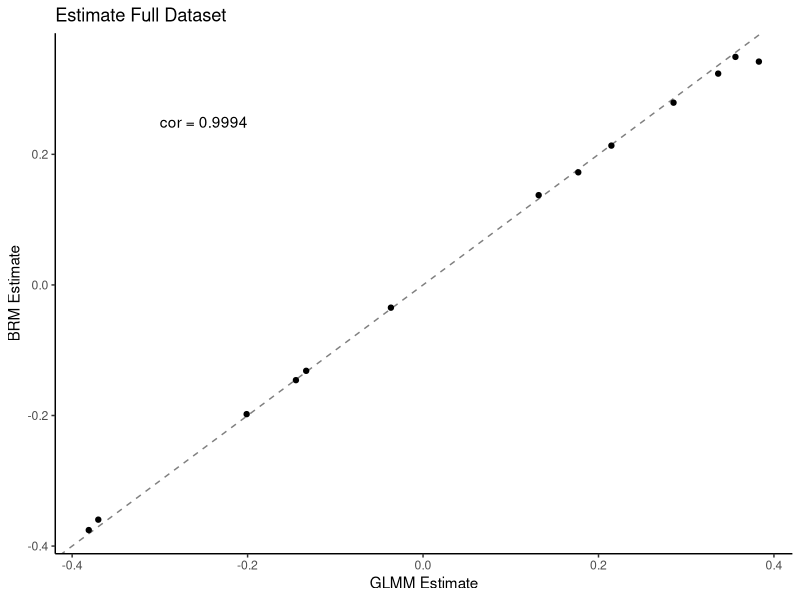
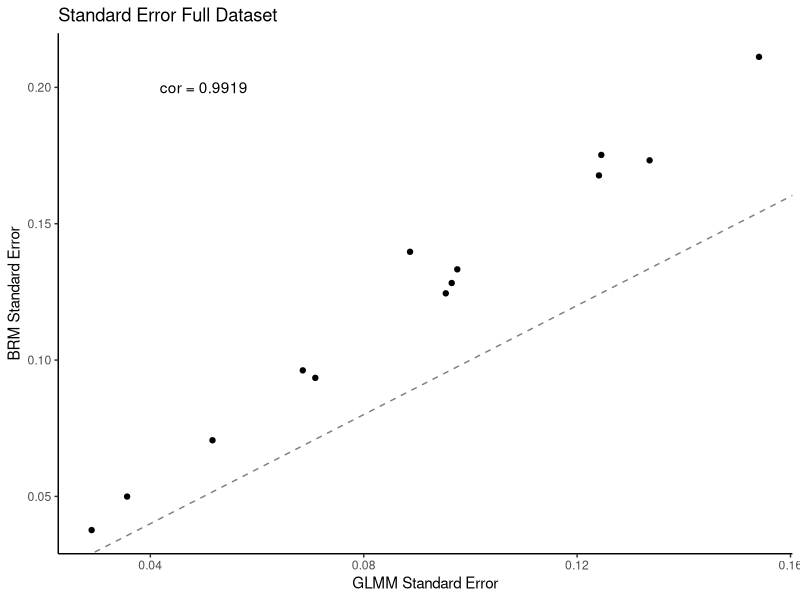
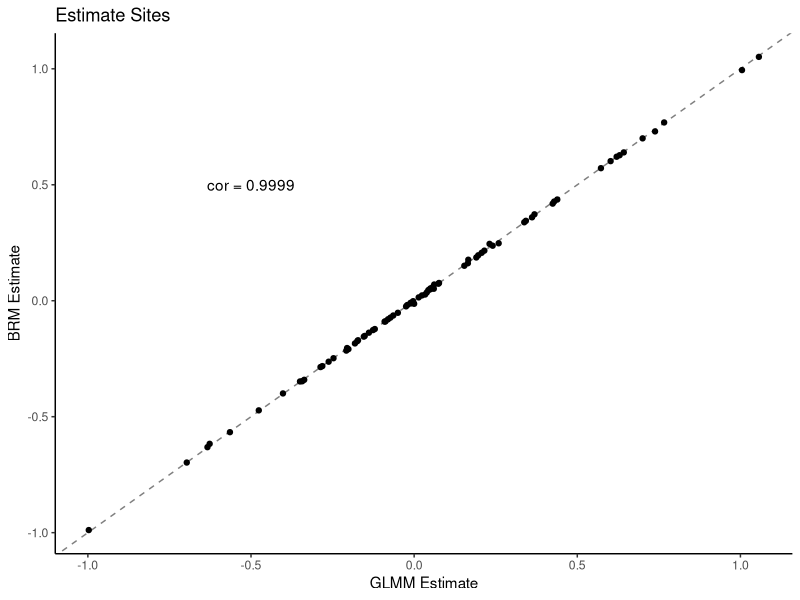
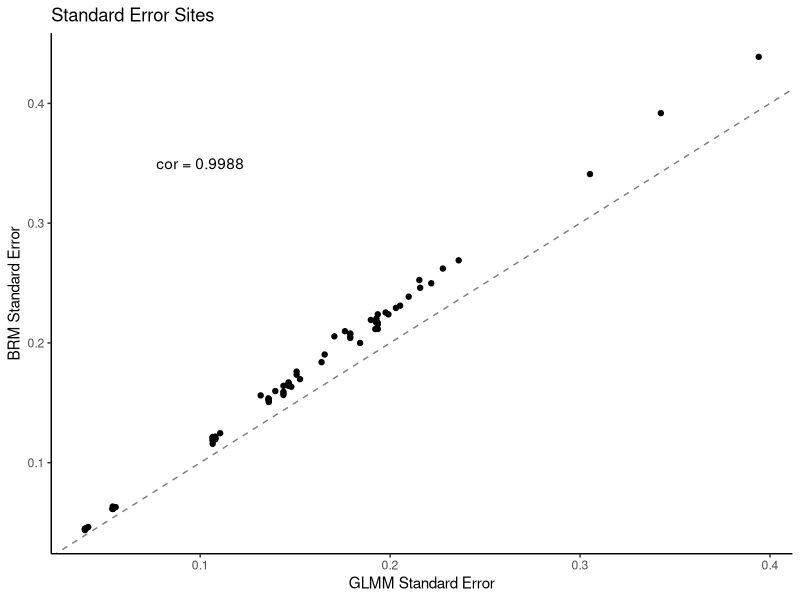
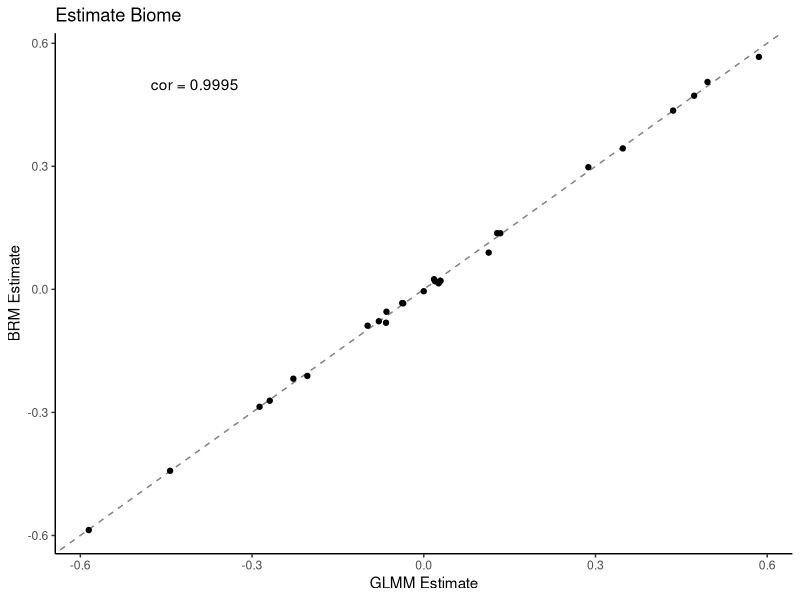
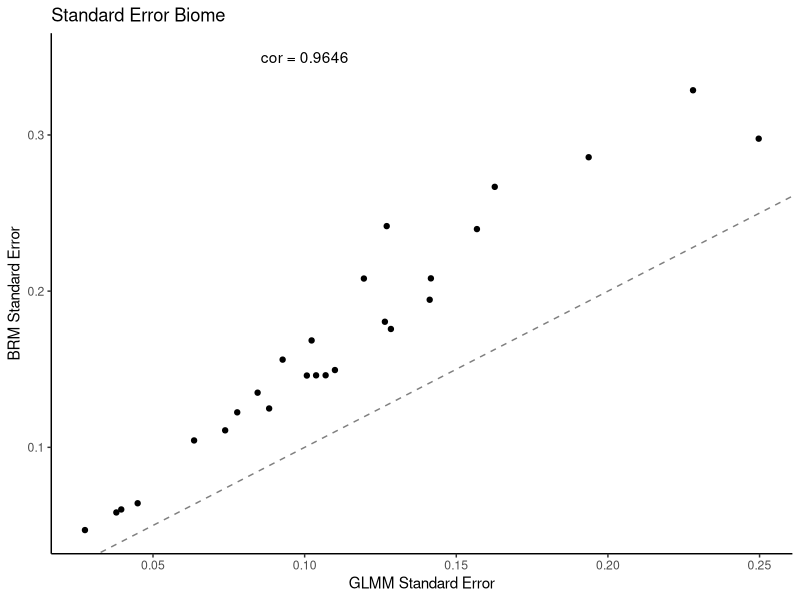
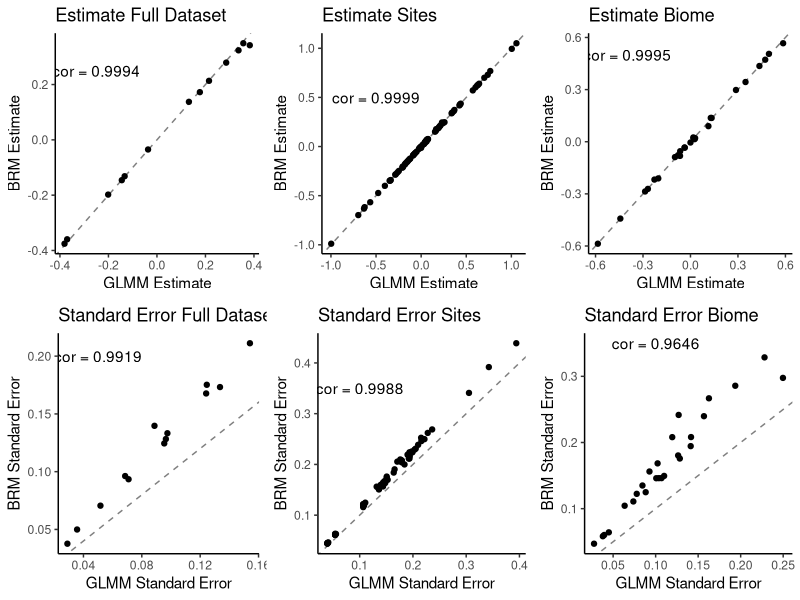

Source code (R) for these figures, in order:
## compare estimates 


library(tidyverse)
library(data.table)

### Full Dataset
brm_full <- fread("builds/model_outputs/raw_brm_estimates_full_dataset.csv")  %>% 
  rename(brm_estimate = estimate,
         brm_ci_ub = ci_ub, 
         brm_ci_lb = ci_lb, 
         brm_std_error = std.error)
glmm_full <- fread("builds/model_outputs/raw_glmm_estimates_full_dataset.csv")%>% 
  rename(glmm_estimate = estimate,
         glmm_ci_ub = ci_ub, 
         glmm_ci_lb = ci_lb, 
         glmm_std_error = std.error)

dt_full <- glmm_full %>% 
  dplyr::select(term, scale, response_name, glmm_estimate, glmm_ci_ub, glmm_ci_lb, glmm_std_error) %>% 
  left_join(brm_full %>% 
              dplyr::select(term, scale, response_name, brm_estimate, brm_ci_ub, brm_ci_lb, brm_std_error)) %>% 
  filter(scale == "plot")


cor <- cor.test(dt_full$glmm_estimate, dt_full$brm_estimate)
cor.test(dt_full$glmm_std_error, dt_full$brm_std_error)$estimate

p_fe <- dt_full %>% 
  ggplot() +
  geom_abline(color = "black", linetype = "dashed", alpha = 0.5)+
  annotate("text", x = -0.25, y = 0.25,
           label = paste0("cor = ", round(cor.test(dt_full$glmm_estimate, dt_full$brm_estimate)$estimate, 4))) +
  geom_point(aes(x = glmm_estimate, y = brm_estimate)) +
  labs(x = "GLMM Estimate", y = "BRM Estimate", title = "Estimate Full Dataset") +
  theme_classic()
p_fe

p_fse <- dt_full %>% 
  ggplot() +
  geom_abline(color = "black", linetype = "dashed", alpha = 0.5)+
  annotate("text", x = 0.05, y = 0.2,
           label = paste0("cor = ", round(cor.test(dt_full$glmm_std_error, dt_full$brm_std_error)$estimate, 4))) +
  geom_point(aes(x = glmm_std_error, y = brm_std_error)) +
  labs(x = "GLMM Standard Error", y = "BRM Standard Error",  title = "Standard Error Full Dataset") +
  theme_classic()
p_fse

### Site 
brm_sites <- fread("builds/model_outputs/raw_brm_estimates_sites.csv")  %>% 
  rename(brm_estimate = estimate,
         brm_ci_ub = ci_ub, 
         brm_ci_lb = ci_lb, 
         brm_std_error = std.error)
glmm_sites <- fread("builds/model_outputs/raw_glmm_estimates_sites.csv")%>% 
  rename(glmm_estimate = estimate,
         glmm_ci_ub = ci_ub, 
         glmm_ci_lb = ci_lb, 
         glmm_std_error = std.error)

dt_sites <- glmm_sites %>% 
  dplyr::select(term, scale, response_name, glmm_estimate, glmm_ci_ub, glmm_ci_lb, glmm_std_error) %>% 
  left_join(brm_sites %>% 
              dplyr::select(term, scale, response_name, brm_estimate, brm_ci_ub, brm_ci_lb, brm_std_error)) %>% 
  filter(scale == "plot")


cor.test(dt_sites$glmm_estimate, dt_sites$brm_estimate)
cor.test(dt_sites$glmm_std_error, dt_sites$brm_std_error)$estimate

p_se <- dt_sites %>% 
  ggplot() +
  geom_abline(color = "black", linetype = "dashed", alpha = 0.5)+
  annotate("text", x = -0.5, y = 0.5,
           label = paste0("cor = ", round(cor.test(dt_sites$glmm_estimate, dt_sites$brm_estimate)$estimate, 4))) +
  geom_point(aes(x = glmm_estimate, y = brm_estimate)) +
  labs(x = "GLMM Estimate", y = "BRM Estimate",  title = "Estimate Sites") +
  theme_classic()
p_se
p_sse <- dt_sites %>% 
  ggplot() +
  geom_abline(color = "black", linetype = "dashed", alpha = 0.5)+
  annotate("text", x = 0.1, y = 0.35,
           label = paste0("cor = ", round(cor.test(dt_sites$glmm_std_error, dt_sites$brm_std_error)$estimate, 4))) +
  geom_point(aes(x = glmm_std_error, y = brm_std_error)) +
  labs(x = "GLMM Standard Error", y = "BRM Standard Error",  title = "Standard Error Sites") +
  theme_classic()
p_sse

# Biome 

brm_biome <- fread("builds/model_outputs/raw_brm_estimates_biomes.csv")  %>% 
  rename(brm_estimate = estimate,
         brm_ci_ub = ci_ub, 
         brm_ci_lb = ci_lb, 
         brm_std_error = std.error)
glmm_biome <- fread("builds/model_outputs/raw_glmm_estimates_biomes.csv")%>% 
  rename(glmm_estimate = estimate,
         glmm_ci_ub = ci_ub, 
         glmm_ci_lb = ci_lb, 
         glmm_std_error = std.error)

dt_biome <- glmm_biome %>% 
  dplyr::select(term, scale, response_name, glmm_estimate, glmm_ci_ub, glmm_ci_lb, glmm_std_error) %>% 
  left_join(brm_biome %>% 
              dplyr::select(term, scale, response_name, brm_estimate, brm_ci_ub, brm_ci_lb, brm_std_error)) %>% 
  filter(scale == "plot")


cor.test(dt_biome$glmm_estimate, dt_biome$brm_estimate)
cor.test(dt_biome$glmm_std_error, dt_biome$brm_std_error)$estimate

p_be <- dt_biome %>% 
  ggplot() +
  geom_abline(color = "black", linetype = "dashed", alpha = 0.5)+
  annotate("text", x = -0.4, y = 0.5,
           label = paste0("cor = ", round(cor.test(dt_biome$glmm_estimate, dt_biome$brm_estimate)$estimate, 4))) +
  geom_point(aes(x = glmm_estimate, y = brm_estimate)) +
  labs(x = "GLMM Estimate", y = "BRM Estimate",  title = "Estimate Biome") +
  theme_classic()
p_be

p_bse <- dt_biome %>% 
  ggplot() +
  geom_abline(color = "black", linetype = "dashed", alpha = 0.5)+
  annotate("text", x = 0.1, y = 0.35,
           label = paste0("cor = ", round(cor.test(dt_biome$glmm_std_error, dt_biome$brm_std_error)$estimate, 4))) +
  geom_point(aes(x = glmm_std_error, y = brm_std_error)) +
  labs(x = "GLMM Standard Error", y = "BRM Standard Error",  title = "Standard Error Biome") +
  theme_classic()
p_bse

library(gridExtra)
p_comp <- grid.arrange(p_fe, p_se, p_be, p_fse, p_sse, p_bse, ncol = 3)
ggsave(plot=p_comp, "builds/plots/supplement/compare_brm_and_glmm.png", dpi = 600, height = 6, width = 9)
